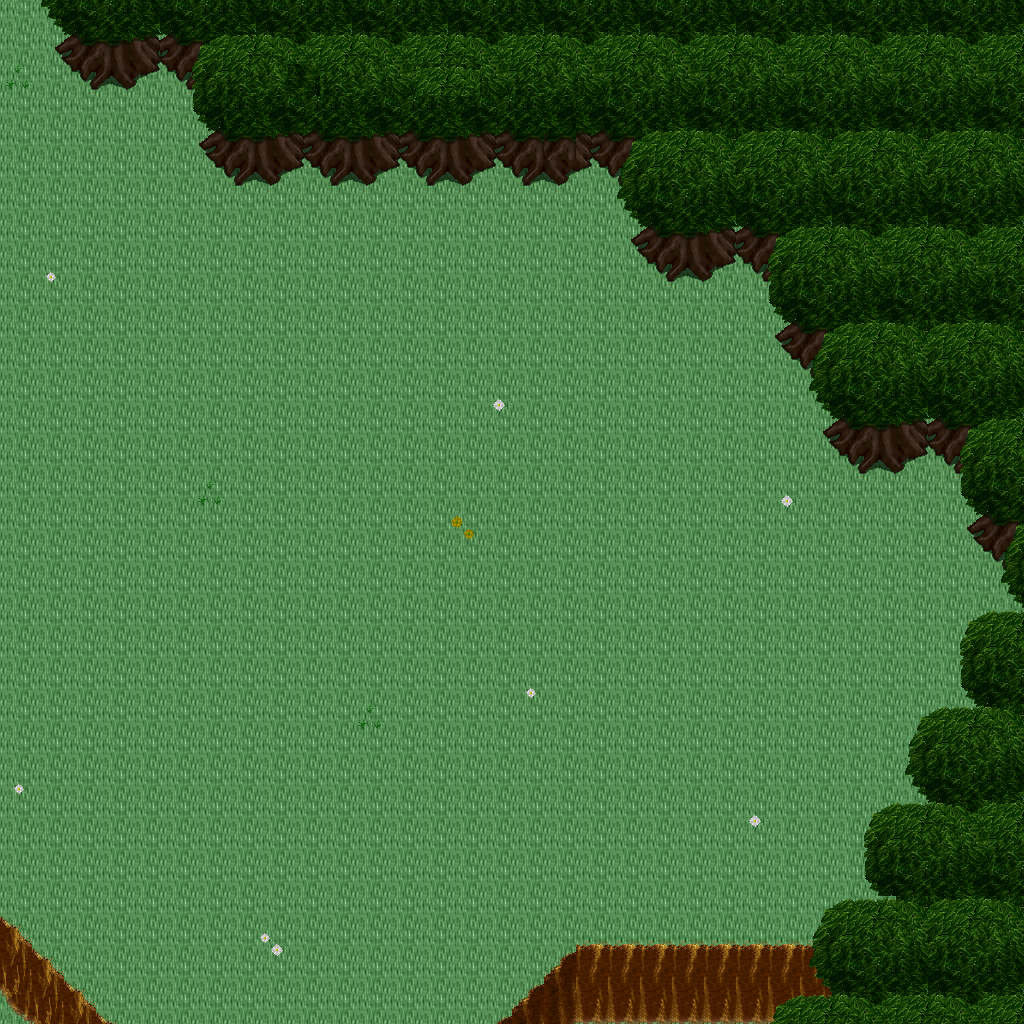

Tiled map render using the project's own tile images. Description and the map definition, with tile-layer contents summarised, below:
An orthogonal 32x32 tile map with 32x32 px tiles, 5 tile layers (Ground, Objects, Objects2, Above, ...), 1 hidden layer not drawn, 24 tilesets.

<map version="1.10" tiledversion="1.11.0" orientation="orthogonal" renderorder="right-down" width="32" height="32" tilewidth="32" tileheight="32" infinite="0" nextlayerid="11" nextobjectid="1">
 <tileset firstgid="1" name="ground_ground" tilewidth="32" tileheight="32" tilecount="33" columns="3">
  <image source="../drawable/ground_ground.png" width="96" height="352" />
 </tileset>
 <tileset firstgid="34" name="ground_ridge_earth_dark" tilewidth="32" tileheight="32" tilecount="96" columns="12">
  <image source="../drawable/ground_ridge_earth_dark.png" width="384" height="256" />
 </tileset>
 <tileset firstgid="130" name="ground_grass_edges" tilewidth="32" tileheight="32" tilecount="36" columns="12">
  <image source="../drawable/ground_grass_edges.png" width="384" height="96" />
 </tileset>
 <tileset firstgid="166" name="ground_water_pool" tilewidth="32" tileheight="32" tilecount="72" columns="3">
  <image source="../drawable/ground_water_pool.png" width="96" height="768" />
 </tileset>
 <tileset firstgid="238" name="plant_flower_daisy_white" tilewidth="32" tileheight="32" tilecount="8" columns="2">
  <image source="../drawable/plant_flower_daisy_white.png" width="64" height="128" />
 </tileset>
 <tileset firstgid="246" name="ground_rock_pebbles" tilewidth="32" tileheight="32" tilecount="3" columns="1">
  <image source="../drawable/ground_rock_pebbles.png" width="32" height="96" />
 </tileset>
 <tileset firstgid="249" name="plant_grasses" tilewidth="32" tileheight="32" tilecount="6" columns="3">
  <image source="../drawable/plant_grasses.png" width="96" height="64" />
 </tileset>
 <tileset firstgid="255" name="plant_flower_daisy_yellow" tilewidth="32" tileheight="32" tilecount="8" columns="2">
  <image source="../drawable/plant_flower_daisy_yellow.png" width="64" height="128" />
 </tileset>
 <tileset firstgid="263" name="ground_grass_corners" tilewidth="32" tileheight="32" tilecount="24" columns="6">
  <image source="../drawable/ground_grass_corners.png" width="192" height="128" />
 </tileset>
 <tileset firstgid="287" name="plant_tree_tree_darkgreen" tilewidth="32" tileheight="32" tilecount="88" columns="8">
  <image source="../drawable/plant_tree_tree_darkgreen.png" width="256" height="352" />
 </tileset>
 <tileset firstgid="375" name="plant_flower_daisy_blue" tilewidth="32" tileheight="32" tilecount="8" columns="2">
  <image source="../drawable/plant_flower_daisy_blue.png" width="64" height="128" />
 </tileset>
 <tileset firstgid="383" name="plant_flower_daisy_red" tilewidth="32" tileheight="32" tilecount="8" columns="2">
  <image source="../drawable/plant_flower_daisy_red.png" width="64" height="128" />
 </tileset>
 <tileset firstgid="391" name="ground_earth_edges" tilewidth="32" tileheight="32" tilecount="18" columns="6">
  <image source="../drawable/ground_earth_edges.png" width="192" height="96" />
 </tileset>
 <tileset firstgid="409" name="ground_water_waterfall" tilewidth="32" tileheight="32" tilecount="120" columns="8">
  <image source="../drawable/ground_water_waterfall.png" width="256" height="480" />
 </tileset>
 <tileset firstgid="529" name="logic_creature_elf" tilewidth="32" tileheight="32" tilecount="16" columns="8">
  <image source="../drawable/logic_creature_elf.png" width="256" height="64" />
 </tileset>
 <tileset firstgid="545" name="logic_item_resources" tilewidth="32" tileheight="32" tilecount="6" columns="6">
  <image source="../drawable/logic_item_resources.png" width="192" height="32" />
 </tileset>
 <tileset firstgid="551" name="logic_creature_animal" tilewidth="32" tileheight="32" tilecount="32" columns="8">
  <image source="../drawable/logic_creature_animal.png" width="256" height="128" />
 </tileset>
 <tileset firstgid="583" name="logic_collision" tilewidth="32" tileheight="32" tilecount="1" columns="1">
  <image source="../drawable/logic_collision.png" width="32" height="32" />
 </tileset>
 <tileset firstgid="584" name="object_suspension_bridge" tilewidth="32" tileheight="32" tilecount="24" columns="3">
  <image source="../drawable/object_suspension_bridge.png" width="96" height="256" />
 </tileset>
 <tileset firstgid="608" name="logic_creature_elemental" tilewidth="32" tileheight="32" tilecount="16" columns="8">
  <image source="../drawable/logic_creature_elemental.png" width="256" height="64" />
 </tileset>
 <tileset firstgid="624" name="ground_rock_rocks_3" tilewidth="32" tileheight="32" tilecount="16" columns="4">
  <image source="../drawable/ground_rock_rocks_3.png" width="128" height="128" />
 </tileset>
 <tileset firstgid="640" name="object_rotating_crystal" tilewidth="32" tileheight="32" tilecount="48" columns="8">
  <image source="../drawable/object_rotating_crystal.png" width="256" height="192" />
 </tileset>
 <tileset firstgid="688" name="light_white_1x1" tilewidth="32" tileheight="32" tilecount="1" columns="1">
  <image source="../drawable/light_white_1x1.png" width="32" height="32" />
 </tileset>
 <tileset firstgid="689" name="light_light_5x5" tilewidth="32" tileheight="32" tilecount="25" columns="5">
  <image source="../drawable/light_light_5x5.png" width="160" height="160" />
 </tileset>
 <layer id="1" name="Ground" width="32" height="32">
  <data>[1024 cells, 1024 non-empty, 1 distinct tile ids]</data>
 </layer>
 <layer id="2" name="Objects" width="32" height="32">
  <data>[1024 cells, 135 non-empty, 39 distinct tile ids]</data>
 </layer>
 <layer id="3" name="Objects2" width="32" height="32">
  <data>[1024 cells, 1 non-empty, 1 distinct tile ids]</data>
 </layer>
 <layer id="4" name="Above" width="32" height="32">
  <data>[1024 cells, 259 non-empty, 37 distinct tile ids]</data>
 </layer>
 <layer id="5" name="Above2" width="32" height="32">
  <data>[1024 cells, 1 non-empty, 1 distinct tile ids]</data>
 </layer>
 <layer id="6" name="Walkable" width="32" height="32" visible="0">
  <data>[1024 cells, 330 non-empty, 1 distinct tile ids]</data>
 </layer>
 <objectgroup id="7" name="Mapevents" />
 <objectgroup id="8" name="Spawn" />
 <objectgroup id="9" name="Keys" />
 <objectgroup id="10" name="Replace" />
</map>
